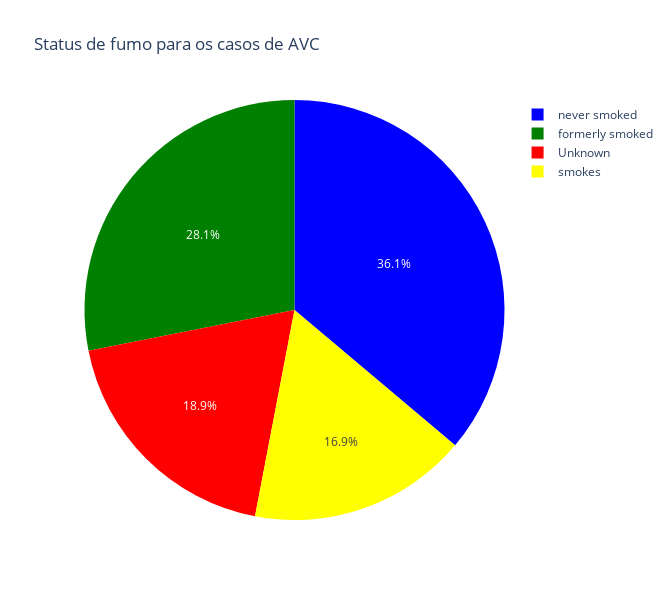
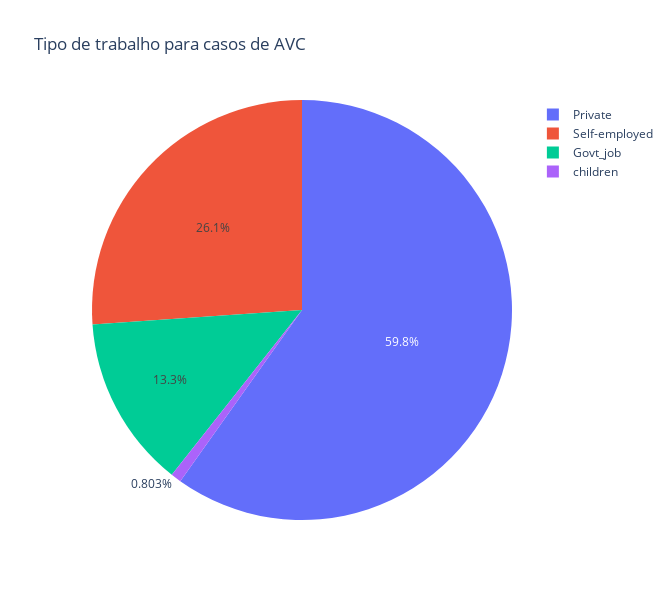
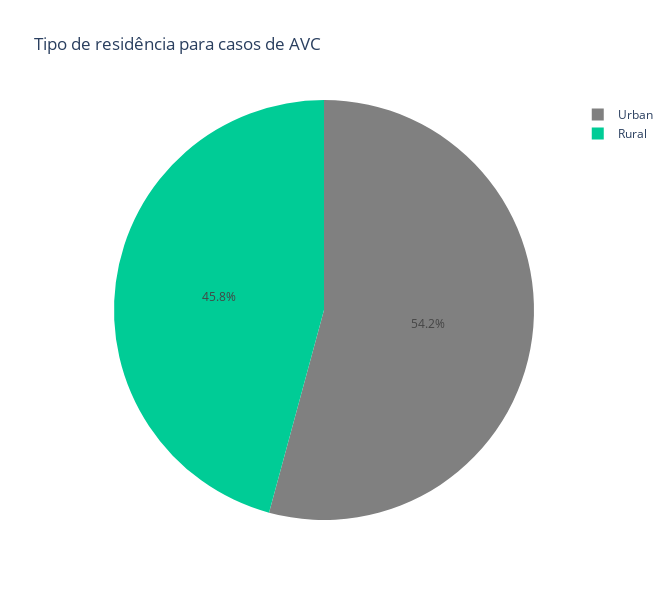
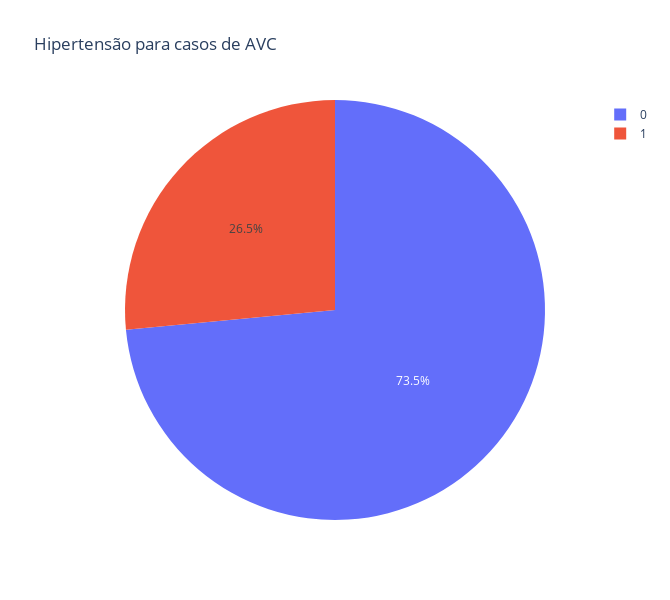

Write notebook code for charts like these, in order.
### Markdown cell above
### idade

### Code cell
df_fumo = data_AVC.groupby('smoking_status')['stroke'].sum().reset_index()
df_trabalho = data_AVC.groupby('work_type')['stroke'].sum().reset_index()
df_residencia = data_AVC.groupby('residence_type')['stroke'].sum().reset_index()
df_hipertensao = data_AVC.groupby('hypertension')['stroke'].sum().reset_index()
df_coracao = data_AVC.groupby('heart_disease')['stroke'].sum().reset_index()
df_casamento = data_AVC.groupby('ever_married')['stroke'].sum().reset_index()
df_genero = data_AVC.groupby('gender')['stroke'].sum().reset_index()

fig_fumo = px.pie(df_fumo, values='stroke', names='smoking_status', title='Status de fumo para os casos de AVC', color='smoking_status', color_discrete_map={  # Mapeamento de cores
        'never smoked': 'blue',
        'formerly smoked': 'green',
        'Unknown': 'red',
        'smokes': 'yellow'},  width=670, height=600)

fig_trabalho = px.pie(df_trabalho, values='stroke', names='work_type', title='Tipo de trabalho para casos de AVC', width=670, height=600)

fig_residencia = px.pie(df_residencia, values='stroke', names='residence_type', title='Tipo de residência para casos de AVC', color='residence_type', color_discrete_map={  # Mapeamento de cores
        'Urban': 'gray',
        'Self-employed': 'green'}, width=670, height=600)

fig_hipertensao = px.pie(df_hipertensao, values='stroke', names='hypertension', title='Hipertensão para casos de AVC', width=670, height=600)

fig_coracao = px.pie(df_coracao, values='stroke', names='heart_disease', title='Doença cardíaca para casos de AVC', width=670, height=600)

fig_casamento = px.pie(df_casamento, values='stroke', names='ever_married', title='Casamento para casos de AVC', color='ever_married', color_discrete_map={  # Mapeamento de cores
        'No': 'purple',
        'Yes': 'pink'}, width=670, height=600)

fig_genero = px.pie(df_genero, values='stroke', names='gender', title='Gênero para casos de AVC', width=670, height=600)


fig_fumo.show()
fig_trabalho.show()
fig_residencia.show()
fig_hipertensao.show()
fig_coracao.show()
fig_casamento.show()
fig_genero.show()

### Figure 1 — Plotly figure (JSON) as saved in the notebook; plotly's stock layout.template omitted (floating-point values rounded to 4 significant figures)
{"data": [{"customdata": [["Unknown"], ["formerly smoked"], ["never smoked"], ["smokes"]], "domain": {"x": [0, 1], "y": [0, 1]}, "hovertemplate": "smoking_status=%{customdata[0]}<br>stroke=%{value}<extra></extra>", "labels": ["Unknown", "formerly smoked", "never smoked", "smokes"], "legendgroup": "", "marker": {"colors": ["red", "green", "blue", "yellow"]}, "name": "", "showlegend": true, "type": "pie", "values": [47, 70, 90, 42]}], "layout": {"height": 600, "legend": {"tracegroupgap": 0}, "title": {"text": "Status de fumo para os casos de AVC"}, "width": 670}}

### Figure 2 — Plotly figure (JSON) as saved in the notebook; plotly's stock layout.template omitted (floating-point values rounded to 4 significant figures)
{"data": [{"domain": {"x": [0, 1], "y": [0, 1]}, "hovertemplate": "work_type=%{label}<br>stroke=%{value}<extra></extra>", "labels": ["Govt_job", "Private", "Self-employed", "children"], "legendgroup": "", "name": "", "showlegend": true, "type": "pie", "values": [33, 149, 65, 2]}], "layout": {"height": 600, "legend": {"tracegroupgap": 0}, "title": {"text": "Tipo de trabalho para casos de AVC"}, "width": 670}}

### Figure 3 — Plotly figure (JSON) as saved in the notebook; plotly's stock layout.template omitted (floating-point values rounded to 4 significant figures)
{"data": [{"customdata": [["Rural"], ["Urban"]], "domain": {"x": [0, 1], "y": [0, 1]}, "hovertemplate": "residence_type=%{customdata[0]}<br>stroke=%{value}<extra></extra>", "labels": ["Rural", "Urban"], "legendgroup": "", "marker": {"colors": ["#00cc96", "gray"]}, "name": "", "showlegend": true, "type": "pie", "values": [114, 135]}], "layout": {"height": 600, "legend": {"tracegroupgap": 0}, "title": {"text": "Tipo de residência para casos de AVC"}, "width": 670}}

### Figure 4 — Plotly figure (JSON) as saved in the notebook; plotly's stock layout.template omitted (floating-point values rounded to 4 significant figures)
{"data": [{"domain": {"x": [0, 1], "y": [0, 1]}, "hovertemplate": "hypertension=%{label}<br>stroke=%{value}<extra></extra>", "labels": [0, 1], "legendgroup": "", "name": "", "showlegend": true, "type": "pie", "values": [183, 66]}], "layout": {"height": 600, "legend": {"tracegroupgap": 0}, "title": {"text": "Hipertensão para casos de AVC"}, "width": 670}}
